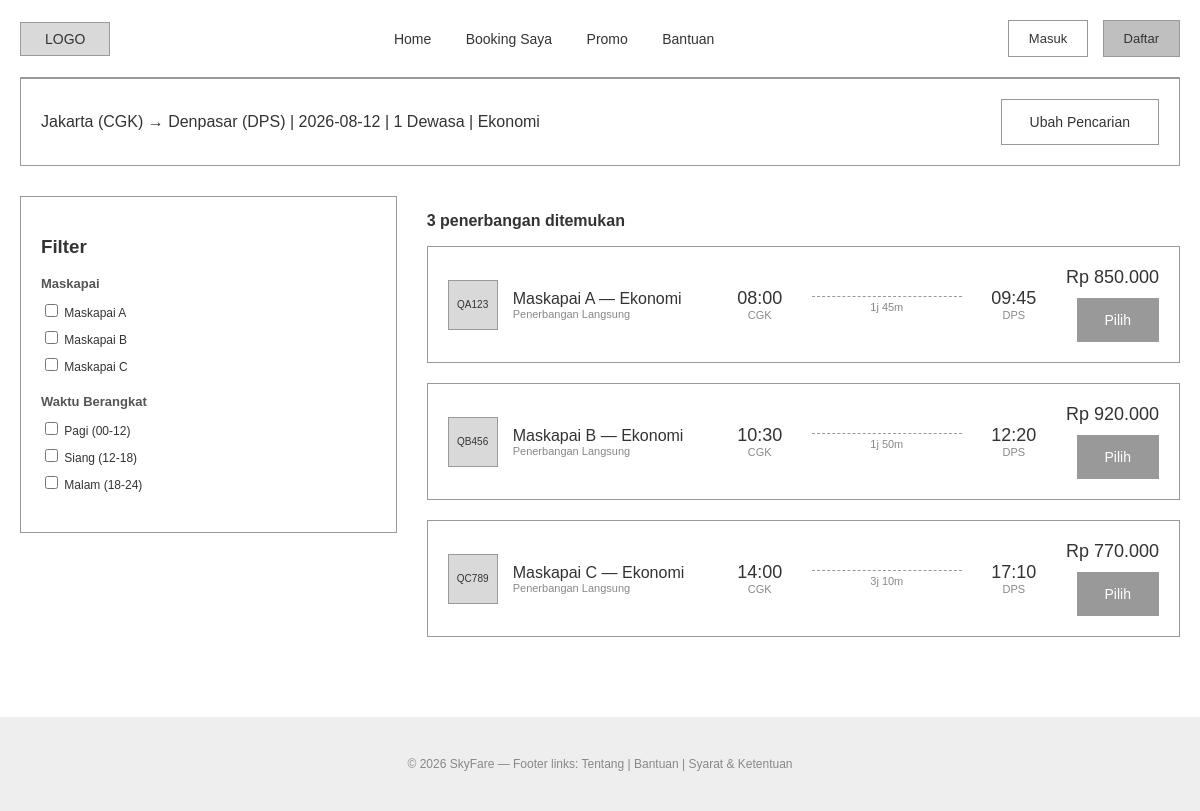
Page /php-wireframe/search-results.php on the committed database.
### tables this page shows
CREATE TABLE IF NOT EXISTS flights (
    id INT UNSIGNED AUTO_INCREMENT PRIMARY KEY,
    airline VARCHAR(100) NOT NULL,
    flight_code VARCHAR(20) NOT NULL UNIQUE,
    aircraft VARCHAR(100) NOT NULL,
    origin_code CHAR(3) NOT NULL,
    origin_city VARCHAR(100) NOT NULL,
    destination_code CHAR(3) NOT NULL,
    destination_city VARCHAR(100) NOT NULL,
    departure_time TIME NOT NULL,
    arrival_time TIME NOT NULL,
    duration_minutes SMALLINT UNSIGNED NOT NULL,
    flight_date DATE NOT NULL,
    base_price DECIMAL(12, 2) NOT NULL,
    tax DECIMAL(12, 2) NOT NULL DEFAULT 0,
    cabin_class ENUM('Ekonomi', 'Bisnis', 'First Class') NOT NULL DEFAULT 'Ekonomi',
    baggage_kg TINYINT UNSIGNED NOT NULL DEFAULT 20,
    status ENUM('Tersedia', 'Penuh', 'Dibatalkan') NOT NULL DEFAULT 'Tersedia',
    created_at TIMESTAMP NOT NULL DEFAULT CURRENT_TIMESTAMP,
    INDEX idx_flights_route_date (origin_code, destination_code, flight_date)
);

### php-wireframe/search-results.php (the view, shortened to what this page needs)
<?php
require_once __DIR__ . '/includes/init.php';
$dari     = isset($_GET['dari']) ? $_GET['dari'] : "Jakarta (CGK)";
$ke       = isset($_GET['ke']) ? $_GET['ke'] : "Denpasar (DPS)";
$tanggal  = isset($_GET['tanggal']) ? $_GET['tanggal'] : "2026-08-12";
$kelas = $_GET['kelas'] ?? 'Ekonomi';
$originCode = preg_match('/\(([A-Z]{3})\)/', $dari, $originMatch) ? $originMatch[1] : 'CGK';
$destinationCode = preg_match('/\(([A-Z]{3})\)/', $ke, $destinationMatch) ? $destinationMatch[1] : 'DPS';
$statement = $pdo->prepare(
    "SELECT id, airline AS maskapai, flight_code AS kode, 'Penerbangan Langsung' AS tipe,
            TIME_FORMAT(departure_time, '%H:%i') AS berangkat,
            TIME_FORMAT(arrival_time, '%H:%i') AS tiba,
            CONCAT(FLOOR(duration_minutes / 60), 'j ', MOD(duration_minutes, 60), 'm') AS durasi,
            base_price + tax AS harga, origin_code, destination_code
     FROM flights
     WHERE origin_code = :origin AND destination_code = :destination
       AND flight_date = :flight_date AND cabin_class = :cabin_class AND status = 'Tersedia'
     ORDER BY departure_time"
);
$statement->execute(['origin' => $originCode, 'destination' => $destinationCode, 'flight_date' => $tanggal, 'cabin_class' => $kelas]);
$flightList = $statement->fetchAll();
function formatRupiah(int $angka): string
{
    return "Rp " . number_format($angka, 0, ",", ".");
}
include "includes/header.php";
?>
<div class="container">
    <div class="box" style="display:flex; justify-content:space-between; align-items:center; margin-bottom:30px;">
        <div>
            <?php echo htmlspecialchars($dari) . " &rarr; " . htmlspecialchars($ke); ?>
            | <?php echo htmlspecialchars($tanggal); ?> | 1 Dewasa | Ekonomi
        </div>
        <a href="index.php" class="btn btn-outline">Ubah Pencarian</a>
    </div>
    <div class="layout-2col">
        <div class="side">
            <div class="filter-box">
                <h3>Filter</h3>
                <div class="filter-group">
                    <h4>Maskapai</h4>
                    <?php
                    $daftarMaskapai = array_unique(array_column($flightList, "maskapai"));
                    foreach ($daftarMaskapai as $nama) {
                        echo '<label><input type="checkbox"> ' . htmlspecialchars($nama) . '</label>';
                    }
                    ?>
                </div>
                <div class="filter-group">
                    <h4>Waktu Berangkat</h4>
                    <label><input type="checkbox"> Pagi (00-12)</label>
                    <label><input type="checkbox"> Siang (12-18)</label>
                    <label><input type="checkbox"> Malam (18-24)</label>
                </div>
            </div>
        </div>
        <div class="main">
            <p><strong><?php echo count($flightList); ?> penerbangan ditemukan</strong></p>
            <?php
            foreach ($flightList as $flight) {
                echo '<div class="flight-card">';
                echo '  <div class="airline-info">';
                echo '    <div class="logo-box">' . htmlspecialchars($flight["kode"]) . '</div>';
                echo '    <div>';
                echo '      <div>' . htmlspecialchars($flight["maskapai"]) . ' — Ekonomi</div>';
                echo '      <div style="font-size:11px;color:#888888;">' . htmlspecialchars($flight["tipe"]) . '</div>';
                echo '    </div>';
                echo '  </div>';
                echo '  <div class="time-block">';
                echo '    <div class="time">' . htmlspecialchars($flight["berangkat"]) . '</div>';
                echo '    <div class="code">CGK</div>';
                echo '  </div>';
                echo '  <div class="duration">' . htmlspecialchars($flight["durasi"]) . '</div>';
                echo '  <div class="time-block">';
                echo '    <div class="time">' . htmlspecialchars($flight["tiba"]) . '</div>';
                echo '    <div class="code">DPS</div>';
                echo '  </div>';
                echo '  <div class="price">';
                echo '    <div class="amount">' . formatRupiah($flight["harga"]) . '</div>';
                echo '    <a href="flight-detail.php?kode=' . urlencode($flight["kode"]) . '" class="btn" style="margin-top:10px; display:inline-block;">Pilih</a>';
                echo '  </div>';
                echo '</div>';
            }
            ?>
        </div>
    </div>
</div>
<?php include "includes/footer.php"; ?>

### php-wireframe/assets/wireframe.css (style rules this page uses)
* { box-sizing: border-box; }
body { margin: 0; font-family: Helvetica, Arial, sans-serif; color: #333333; background: #ffffff; }
a { text-decoration: none; color: #333333; }
.container { max-width: 1200px; margin: 0 auto; padding: 0 20px; }
.box { border: 1.5px solid #999999; background: #ffffff; padding: 20px; }
.btn { display: inline-block; padding: 14px 28px; background: #999999; color: #ffffff; border: none; font-size: 14px; cursor: pointer; text-align: center; }
.btn-outline { background: none; border: 1px solid #999999; color: #333333; }
.flight-card { border: 1.5px solid #999999; padding: 20px; display: flex; align-items: center; justify-content: space-between; margin-bottom: 20px; }
.flight-card .logo-box { width: 50px; height: 50px; background: #d9d9d9; border: 1px solid #999999; display: flex; align-items: center; justify-content: center; font-size: 10px; }
.flight-card .airline-info { display: flex; align-items: center; gap: 15px; width: 260px; }
.flight-card .time-block { text-align: center; }
.flight-card .time-block .time { font-size: 18px; }
.flight-card .time-block .code { font-size: 11px; color: #888888; }
.flight-card .duration { text-align: center; font-size: 11px; color: #888888; width: 150px; border-top: 1px dashed #999999; padding-top: 4px; }
.flight-card .price { text-align: right; }
.flight-card .price .amount { font-size: 18px; }
.layout-2col { display: flex; gap: 30px; align-items: flex-start; }
.layout-2col .main { flex: 2; }
.layout-2col .side { flex: 1; }
.filter-box { border: 1px solid #999999; padding: 20px; }
.filter-group { margin-bottom: 20px; }
.filter-group h4 { font-size: 13px; color: #555555; margin-bottom: 10px; }
.filter-group label { display: block; font-size: 12px; margin-bottom: 8px; }

### rows in the picture
flights: flight_code "QA123", airline "Maskapai A", tipe "Penerbangan Langsung", berangkat "08:00", durasi "1j 45m", tiba "09:45", harga "Rp 850.000"
flights: flight_code "QB456", airline "Maskapai B", tipe "Penerbangan Langsung", berangkat "10:30", durasi "1j 50m", tiba "12:20", harga "Rp 920.000"
flights: flight_code "QC789", airline "Maskapai C", tipe "Penerbangan Langsung", berangkat "14:00", durasi "3j 10m", tiba "17:10", harga "Rp 770.000"

### other values in the picture
$dari "Jakarta (CGK)"
$ke "Denpasar (DPS)"
$tanggal "2026-08-12"
$nama "Maskapai A"
$nama "Maskapai B"
$nama "Maskapai C"
count($flightList) "3"
